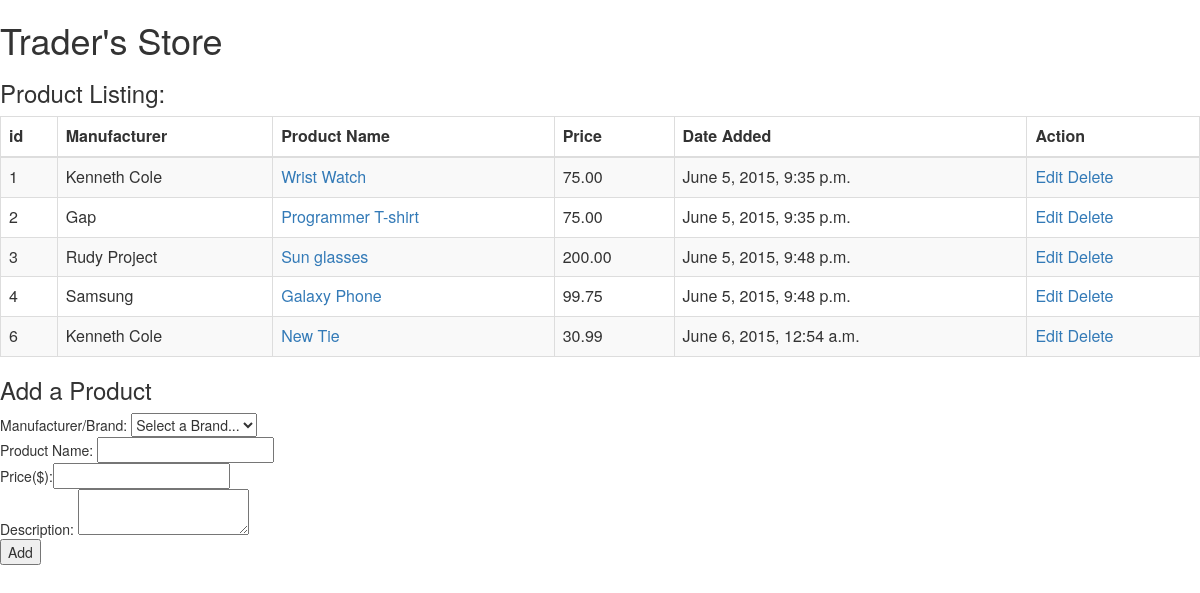
The page / on the database its author committed.
### apps/products/models.py (models this page shows, shortened)
class Product(models.Model):
  name = models.TextField()
  price = models.DecimalField(max_digits=10,decimal_places=2)
  added = models.DateTimeField(auto_now_add=True)
  brand = models.ForeignKey(Brand, null=True)
  description = models.TextField(null=True)

class Brand(models.Model):
  name = models.TextField()
  def __str__(self):
    return self.name

### apps/products/views.py (the view)
# urls.py: url(r'^$', views.index, name='index'),
def index(request):
  data = serializers.serialize("python", Product.objects.all())
  context = {
      "products": Product.objects.all().select_related('brand'),
      "brands": Brand.objects.all(),
      "data" : data,
  }
  return render(request, 'products/index.html', context)

### apps/products/templates/products/index.html (shortened to what this page needs)
<html>
  <head>
    <link rel="stylesheet"
    href="https://maxcdn.bootstrapcdn.com/bootstrap/3.3.1/css/bootstrap.min.css">
    <link rel="stylesheet"
    href="https://maxcdn.bootstrapcdn.com/bootstrap/3.3.1/css/bootstrap-theme.min.css">
  </head>
  <body>
    <h1>Trader's Store</h1>
    <h3>Product Listing:</h3>
    <table class='table table-bordered table-striped'>
      <thead>
        <tr>
          <th>id</th>
          <th>Manufacturer</th>
          <th>Product Name</th>
          <th>Price</th>
          <th>Date Added</th>
          <th>Action</th>
        </tr>
      </thead>
      <tbody>
        {% if products %}
          {% for product in products %}
            <tr>
              <td>{{ product.id }}</td>
              <td>{{ product.brand }}</td>
              <td><a href="{% url 'edit' product.id %}" >{{ product.name }}</a></td>
              <td>{{ product.price }}</td>
              <td>{{ product.added }}</td>
              <td>
                <a href="{% url 'edit' product.id %}">Edit</a>
                <a href="{% url 'delete' product.id %}">Delete</a>
              </td>
            </tr>
          {% endfor %}
        {% endif %}
      </tbody>
    </table>
   <h3>Add a Product</h3>
   <form action="{% url 'add' %}" method="post">
     Manufacturer/Brand: <select name="brand">
       <option value='' disabled selected>Select a Brand...</option>
     </select><br >
     Product Name: <input type='text' name='product_name'><br>
     Price($):<input type='type' name='price'><br>
     Description: <textarea name='description'></textarea><br>
     <input type="submit" value="Add">
   </form>
  </body>
</html>

### rows shown on the page
Product: id "1", brand "Kenneth Cole", name "Wrist Watch", price "75.00", added "June 5, 2015, 9:35 p.m."
Product: id "2", brand "Gap", name "Programmer T-shirt", price "75.00", added "June 5, 2015, 9:35 p.m."
Product: id "3", brand "Rudy Project", name "Sun glasses", price "200.00", added "June 5, 2015, 9:48 p.m."
Product: id "4", brand "Samsung", name "Galaxy Phone", price "99.75", added "June 5, 2015, 9:48 p.m."
Product: id "6", brand "Kenneth Cole", name "New Tie", price "30.99", added "June 6, 2015, 12:54 a.m."
